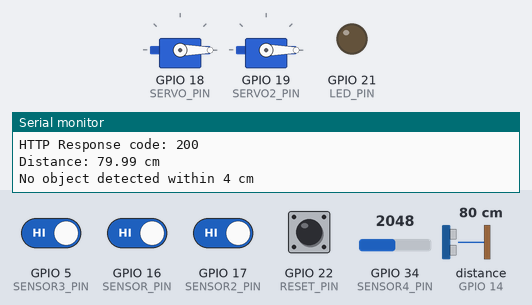
The sketch below on a simulated ESP32. Shown: 2 × servo, output pins drawn as LEDs (lit = HIGH), the last lines printed to the serial monitor. Wiring (inferred from the names in the program): ultrasonic range finder: trigger GPIO 12; echo GPIO 14. Inputs (shaded band) come from the test bench; at power-on: GPIO 5 (SENSOR3_PIN), GPIO 16 (SENSOR_PIN), GPIO 17 (SENSOR2_PIN) HIGH, GPIO 22 (RESET_PIN) LOW, GPIO 34 (SENSOR4_PIN) = 2048, distance to the obstacle (sensor on GPIO 14) 80 cm. The echo pulse lasts 58.3 µs per cm; WiFi joins after 1.5 s; servers stay silent unless stated; uploads are accepted with an empty reply; pins used as bus, display or sensor lines are not drawn.

Above: at 3.2 s.
3.3 s: GPIO 34 (SENSOR4_PIN) set to 2226
6.4 s: GPIO 34 (SENSOR4_PIN) set to 2370
At 7.8 s:
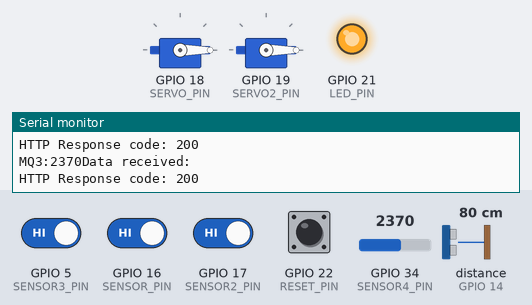
8.9 s: GPIO 16 (SENSOR_PIN) driven LOW
At 12.08 s:
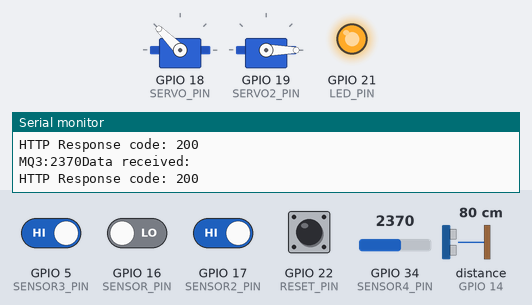
At 12.7 s:
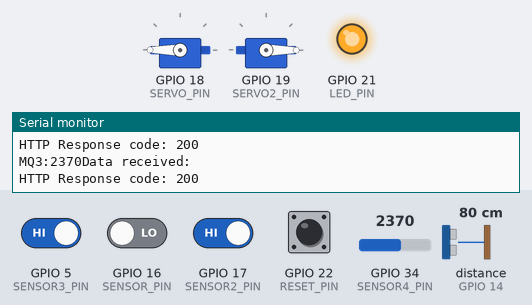
13.2 s: GPIO 34 (SENSOR4_PIN) set to 2260
At 15.6 s:
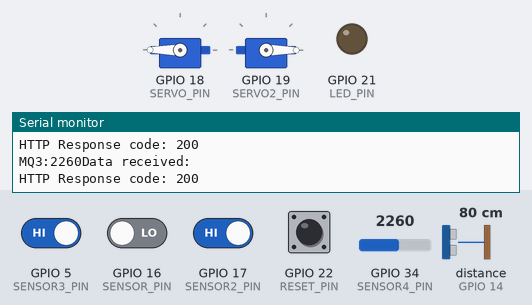
15.9 s: GPIO 22 (RESET_PIN) pulled HIGH for 1.35 s
19.3 s: distance to the obstacle (sensor on GPIO 14) set to 5 cm
20.8 s: distance to the obstacle (sensor on GPIO 14) set to 2 cm
Timing chart, 0 to 23.8 s (numbered marks = the images above; inputs shaded):
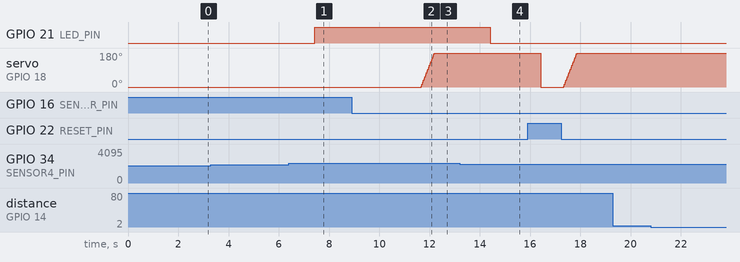

Measured:
- the behaviour switches between 2299 and 2300 on GPIO 34 (SENSOR4_PIN) (found by bisection; images 0 and 1)
- after the input at 6.4 s, GPIO 21 (LED_PIN): LOW → HIGH after 1.0 s
- after the input at 8.9 s, servo on GPIO 18 (SERVO_PIN): moves from 0° to 180° over 0.54 s, starting after 2.8 s
- after the input at 13.2 s, GPIO 21 (LED_PIN): HIGH → LOW after 1.2 s

The sketch:

embeddedProject.ino
```cpp
#include <WiFi.h>
#include <HTTPClient.h>
#include <ESP32Servo.h>

// WiFi credentials
// #define WIFI_SSID "DIU_Daffodil Smart City"
// #define WIFI_PASSWORD "diu123456789"

// #define WIFI_SSID "Redmi Note 11"
// #define WIFI_PASSWORD "Bishal123!"

#define WIFI_SSID "TOM"
#define WIFI_PASSWORD "TOM@5780"


// Firebase project details
#define FIREBASE_HOST "https://esp32-fire-project-default-rtdb.firebaseio.com"
#define FIREBASE_API_KEY "AIzaSyDj0OgjEXxuFNnDAP7Go0vqxKiMJEfwc-E"


// ultrasonic sensor
#define TRIG_PIN 12
#define ECHO_PIN 14


// Pin definitions
#define SENSOR_PIN 16  // MQ2
#define SERVO_PIN 18
#define RESET_PIN 22
#define SERVO2_PIN 19
#define SENSOR2_PIN 17  // MQ6
#define SENSOR3_PIN 5   // MQ135
// #define SENSOR4_PIN 21  // MQ3
#define SENSOR4_PIN 34 //MQ3
#define LED_PIN 21

bool state = HIGH;
bool servoMoving = false;  // Tracks if the servo is moving
unsigned long lastResetTime = 0;
const unsigned long debounceDelay = 200;

Servo myServo;
Servo servo2;

void setup() {
  pinMode(SENSOR_PIN, INPUT);
  pinMode(SENSOR2_PIN, INPUT);
  pinMode(SENSOR3_PIN, INPUT);
  pinMode(SENSOR3_PIN, INPUT);
  pinMode(LED_PIN, OUTPUT);

  pinMode(TRIG_PIN, OUTPUT);
  pinMode(ECHO_PIN, INPUT);

  pinMode(RESET_PIN, INPUT);
  myServo.attach(SERVO_PIN);
  servo2.attach(SERVO2_PIN);
  servo2.write(0);
  myServo.write(0);
  // Connect to WiFi
  WiFi.begin(WIFI_SSID, WIFI_PASSWORD);
  while (WiFi.status() != WL_CONNECTED) {
    delay(1000);
    Serial.println("Connecting to WiFi...");
  }
  Serial.println("Connected to WiFi");
  Serial.begin(9600);
}


void hcsr04Function(){
    long duration;
  float distance;

  // Clear the trigPin
  digitalWrite(TRIG_PIN, LOW);
  delayMicroseconds(2);

  // Send a 10 microsecond pulse to trigPin
  digitalWrite(TRIG_PIN, HIGH);
  delayMicroseconds(10);
  digitalWrite(TRIG_PIN, LOW);

  // Measure the echoPin pulse width in microseconds
  duration = pulseIn(ECHO_PIN, HIGH);

  // Calculate the distance in centimeters
  distance = (duration * 0.0343) / 2;

  // Print the distance
  Serial.print("Distance: ");
  Serial.print(distance);
  Serial.println(" cm");

    // Determine detection state and send to Firebase
  if (distance <= 4.0 && distance > 0) { // Ensure valid distance
    Serial.println("Object detected within 4 cm");
    sendDataToFirebase("/ultrasonic", "{\"detected\": 1}");
  } else {
    Serial.println("No object detected within 4 cm");
    sendDataToFirebase("/ultrasonic", "{\"detected\": 0}");
  }

  // Wait a bit before the next measurement
  delay(100);
}


void sendDataToFirebase(String path, String jsonData) {
  if (WiFi.status() == WL_CONNECTED) {
    HTTPClient http;
    String url = String(FIREBASE_HOST) + path + ".json?auth=" + FIREBASE_API_KEY;
    http.begin(url);
    http.addHeader("Content-Type", "application/json");

    int httpResponseCode = http.PUT(jsonData);
    if (httpResponseCode > 0) {
      Serial.print("HTTP Response code: ");
      Serial.println(httpResponseCode);
    } else {
      Serial.print("Error code: ");
      Serial.println(httpResponseCode);
    }
    http.end();
  } else {
    Serial.println("WiFi Disconnected");
  }
}


String getDataFromFirebase(String path) {
  String payload = "";
  if (WiFi.status() == WL_CONNECTED) {
    HTTPClient http;
    String url = String(FIREBASE_HOST) + path + ".json?auth=" + FIREBASE_API_KEY;
    http.begin(url);

    int httpResponseCode = http.GET();
    if (httpResponseCode > 0) {
      payload = http.getString();
      Serial.print("Data received: ");
      Serial.println(payload);
    } else {
      Serial.print("Error code: ");
      Serial.println(httpResponseCode);
    }
    http.end();
  } else {
    Serial.println("WiFi Disconnected");
  }
  return payload;
}


void resetServo() {
  myServo.write(0);  // Move servo to initial position
  delay(500);
}

void loop() {
  int mq6State = digitalRead(SENSOR2_PIN);
  int mq2State = digitalRead(SENSOR_PIN);
  int mq135State = digitalRead(SENSOR3_PIN);
  int mq3State = analogRead(SENSOR4_PIN);
  // int mq3State = digitalRead(SENSOR4_PIN);
  hcsr04Function();
  delay(100);
  Serial.print("MQ3:");
  Serial.print(mq3State);
  int reset = digitalRead(RESET_PIN);
  String resetValue = getDataFromFirebase("/manual_reset");

  delay(100);
    if (resetValue == "1") {
    Serial.println("Manual reset triggered from Firebase");
    resetServo();
    sendDataToFirebase("/manual_reset", "0");  // Reset the manual reset flag in Firebase
    state = HIGH;
  }
  delay(100);
  if (reset == HIGH) {
    Serial.println("Manual reset triggered via button");
    resetServo();
    sendDataToFirebase("/manual_reset", "0");  // Optionally synchronize Firebase reset
    state = HIGH;
  }
  // Create JSON data
  String jsonData = "{\"MQ2\":" + String(mq2State) + ",\"MQ6\":" + String(mq6State) + ",\"MQ135\":" + String(mq135State) + ",\"MQ3\":" + String(mq3State) + "}";

  // Send sensor data to Firebase
  sendDataToFirebase("/sensors", jsonData);


  if (state) {
    if (mq2State == LOW) {
      for (int pos = 0; pos <= 180; pos += 5) {
        myServo.write(pos);
        delay(15);
      }  // Set the desired position directly
      state = LOW;
      delay(100);
    } else if (mq6State == LOW) {
      for (int pos = 0; pos <= 180; pos += 5) {
        myServo.write(pos);
        delay(15);
      }  // Set the desired position directly
      state = LOW;
      delay(100);
    }


  }
if (mq3State >= 2300 && mq3State <= 4000) {
  // Turn the LED on
  digitalWrite(LED_PIN, HIGH);
  // Turn the LED off
  delay(1000);
  // digitalWrite(LED_PIN, LOW);
}
else{
  digitalWrite(LED_PIN, LOW);
}
    // Turn the LED off
  // digitalWrite(LED_PIN, LOW);
  delay(100);
}
```
